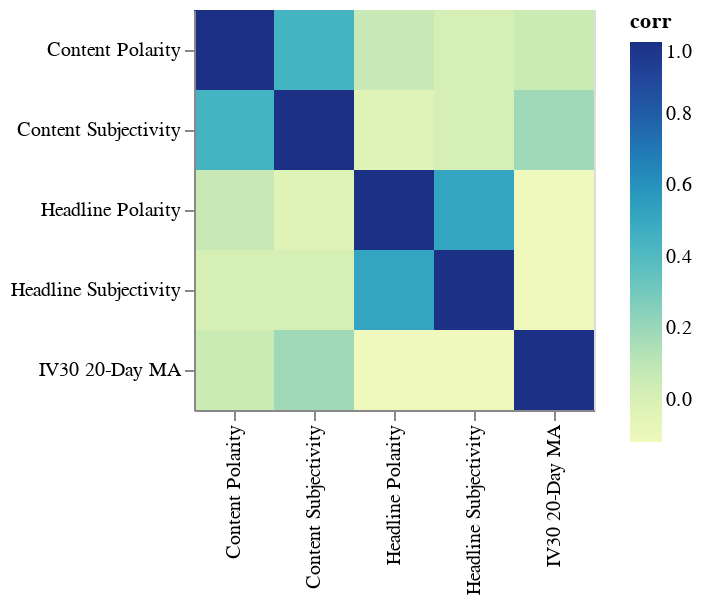

The notebook cell this image was saved under:
### Code cell
cormat3 = merged2[['IV30 20-Day MA', 'Headline Polarity', 'Headline Subjectivity', 'Content Polarity', 'Content Subjectivity']].corr()
cormat_tidy3 = cormat3.stack().reset_index().rename(columns={0:'corr'})
heatmap3 = alt.Chart(cormat_tidy3).mark_rect().encode(
    x = alt.X('level_0').axis().title(''),
    y = alt.Y('level_1').axis().title(''),
    color = 'corr'
).properties(
    width = 200,
    height = 200
)

heatmap3.display()

### Figure 1 — Vega-Lite specification as saved in the notebook (floating-point values rounded to 4 significant figures)
{"config": {"view": {"continuousWidth": 300, "continuousHeight": 300}}, "data": {"name": "data-d9dd471723d33ec2674420acaaef8461"}, "mark": {"type": "rect"}, "encoding": {"color": {"field": "corr", "type": "quantitative"}, "x": {"axis": {}, "field": "level_0", "title": "", "type": "nominal"}, "y": {"axis": {}, "field": "level_1", "title": "", "type": "nominal"}}, "height": 200, "width": 200, "$schema": "https://vega.github.io/schema/vega-lite/v5.8.0.json", "datasets": {"data-d9dd471723d33ec2674420acaaef8461": [{"level_0": "IV30 20-Day MA", "level_1": "IV30 20-Day MA", "corr": 1.0}, {"level_0": "IV30 20-Day MA", "level_1": "Headline Polarity", "corr": -0.1188}, {"level_0": "IV30 20-Day MA", "level_1": "Headline Subjectivity", "corr": -0.1172}, {"level_0": "IV30 20-Day MA", "level_1": "Content Polarity", "corr": 0.05101}, {"level_0": "IV30 20-Day MA", "level_1": "Content Subjectivity", "corr": 0.1871}, {"level_0": "Headline Polarity", "level_1": "IV30 20-Day MA", "corr": -0.1188}, {"level_0": "Headline Polarity", "level_1": "Headline Polarity", "corr": 1.0}, {"level_0": "Headline Polarity", "level_1": "Headline Subjectivity", "corr": 0.519}, {"level_0": "Headline Polarity", "level_1": "Content Polarity", "corr": 0.06311}, {"level_0": "Headline Polarity", "level_1": "Content Subjectivity", "corr": -0.03222}, {"level_0": "Headline Subjectivity", "level_1": "IV30 20-Day MA", "corr": -0.1172}, {"level_0": "Headline Subjectivity", "level_1": "Headline Polarity", "corr": 0.519}, {"level_0": "Headline Subjectivity", "level_1": "Headline Subjectivity", "corr": 1.0}, {"level_0": "Headline Subjectivity", "level_1": "Content Polarity", "corr": 0.01199}, {"level_0": "Headline Subjectivity", "level_1": "Content Subjectivity", "corr": 0.01619}, {"level_0": "Content Polarity", "level_1": "IV30 20-Day MA", "corr": 0.05101}, {"level_0": "Content Polarity", "level_1": "Headline Polarity", "corr": 0.06311}, {"level_0": "Content Polarity", "level_1": "Headline Subjectivity", "corr": 0.01199}, {"level_0": "Content Polarity", "level_1": "Content Polarity", "corr": 1.0}, {"level_0": "Content Polarity", "level_1": "Content Subjectivity", "corr": 0.4448}, {"level_0": "Content Subjectivity", "level_1": "IV30 20-Day MA", "corr": 0.1871}, {"level_0": "Content Subjectivity", "level_1": "Headline Polarity", "corr": -0.03222}, {"level_0": "Content Subjectivity", "level_1": "Headline Subjectivity", "corr": 0.01619}, {"level_0": "Content Subjectivity", "level_1": "Content Polarity", "corr": 0.4448}, {"level_0": "Content Subjectivity", "level_1": "Content Subjectivity", "corr": 1.0}]}}
